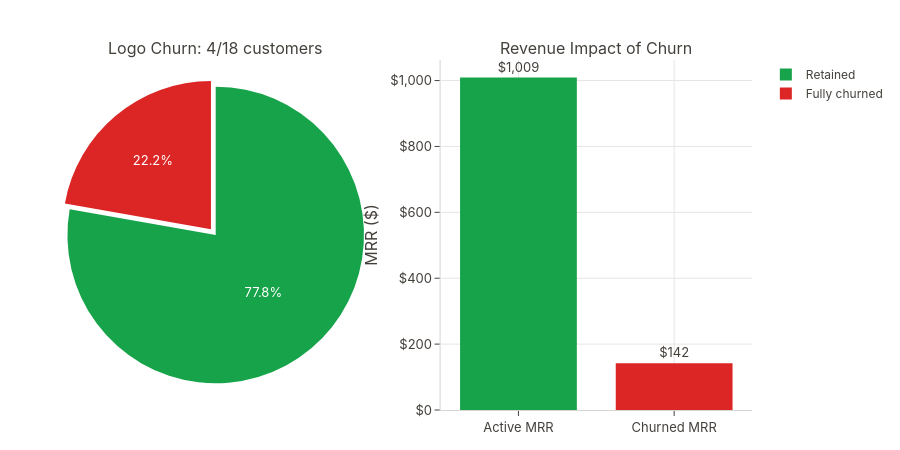

This figure's notebook cell:
### Code cell
reports.churn.plot_stripe_overview(data)

### Figure 1 — Plotly figure (JSON) as saved in the notebook; plotly's stock layout.template omitted (floating-point values rounded to 4 significant figures)
{"data": [{"domain": {"x": [0, 0.45], "y": [0, 1]}, "labels": ["Retained", "Fully churned"], "marker": {"colors": ["#16A34A", "#DC2626"]}, "pull": [0, 0.05], "type": "pie", "values": [14, 4]}, {"marker": {"color": ["#16A34A", "#DC2626"]}, "showlegend": false, "text": ["$1,009", "$142"], "textposition": "outside", "type": "bar", "x": ["Active MRR", "Churned MRR"], "xaxis": "x", "y": [1009.0, 142], "yaxis": "y"}], "layout": {"annotations": [{"font": {"size": 16}, "showarrow": false, "text": "Logo Churn: 4/18 customers", "x": 0.225, "xanchor": "center", "xref": "paper", "y": 1, "yanchor": "bottom", "yref": "paper"}, {"font": {"size": 16}, "showarrow": false, "text": "Revenue Impact of Churn", "x": 0.775, "xanchor": "center", "xref": "paper", "y": 1, "yanchor": "bottom", "yref": "paper"}], "height": 450, "xaxis": {"anchor": "y", "domain": [0.55, 1]}, "yaxis": {"anchor": "x", "domain": [0, 1], "tickformat": ",", "tickprefix": "$", "title": {"text": "MRR ($)"}}}}
